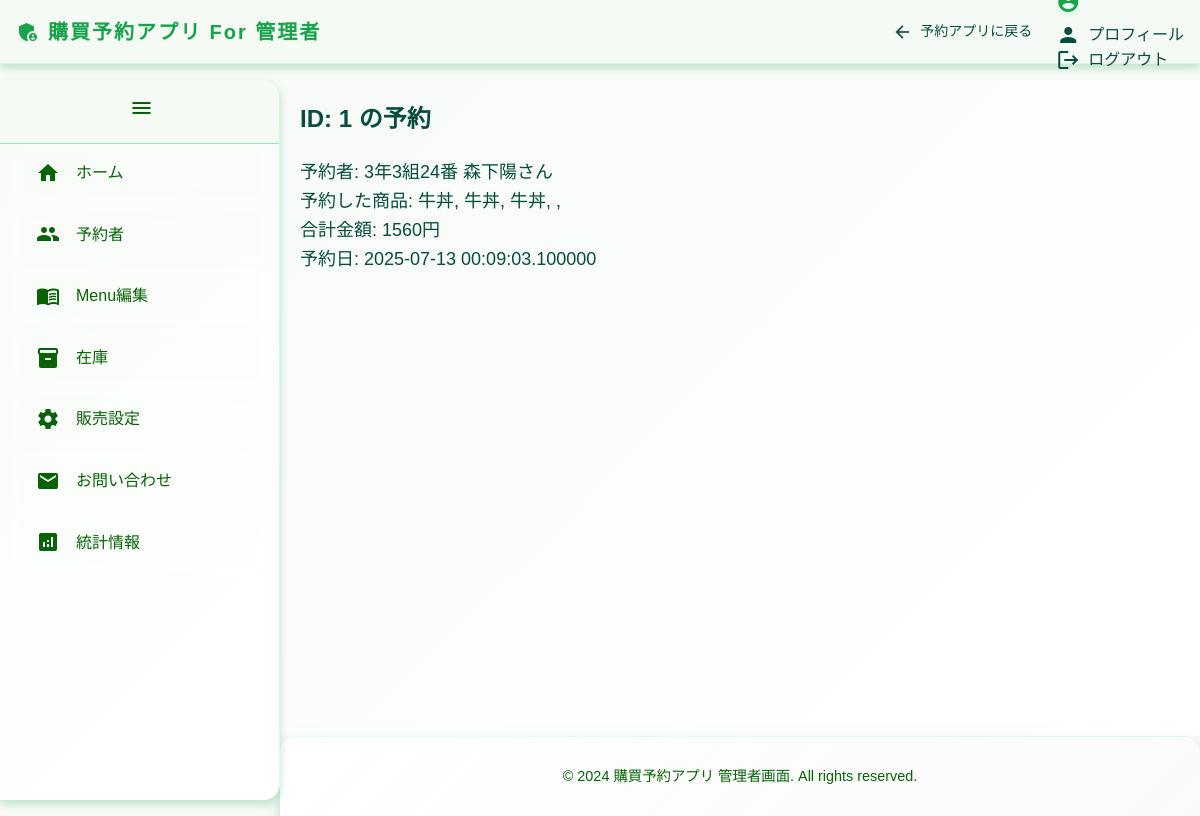
The app's page /admin/reserve/detail/1 (signed in) with its own data.
### kobuy_app/models/models.py (models this page shows, shortened)
class Reserved(db.Model):
    @staticmethod
    def current_date():
        return datetime.datetime.now().date()
    @staticmethod
    def current_time():
        """
        現在の時刻を取得し、ミリ秒を1/10秒単位に丸める
        """
        now = datetime.datetime.now()
        microseconds = now.microsecond // 100000  # ミリ秒を1/10秒単位に丸める
        rounded_time = now.replace(microsecond=microseconds * 100000)
        return rounded_time.time()
    __tablename__ = 'reserved'
    id = db.Column(db.Integer, primary_key=True)
    user_id = db.Column(db.Integer, db.ForeignKey('user.id'), nullable=False)
    product_id_0 = db.Column(db.Integer, db.ForeignKey('menu.id'), nullable=False)
    product_id_1 = db.Column(db.Integer, db.ForeignKey('menu.id'), default=None)
    product_id_2 = db.Column(db.Integer, db.ForeignKey('menu.id'), default=None)
    product_id_3 = db.Column(db.Integer, db.ForeignKey('menu.id'), default=None)
    product_id_4 = db.Column(db.Integer, db.ForeignKey('menu.id'), default=None)
    reserve_day = db.Column(db.Date, default=current_date)
    reserve_time = db.Column(db.Time, default=current_time)
    price = db.Column(db.Integer)
    state = db.Column(db.String(255))
    user = db.relationship('User', backref='reservations')
    menu_item_0 = db.relationship('Menu', foreign_keys=[product_id_0])
    menu_item_1 = db.relationship('Menu', foreign_keys=[product_id_1])
    menu_item_2 = db.relationship('Menu', foreign_keys=[product_id_2])
    menu_item_3 = db.relationship('Menu', foreign_keys=[product_id_3])
    menu_item_4 = db.relationship('Menu', foreign_keys=[product_id_4])

class User(UserMixin, db.Model):
    __tablename__ = 'user'
    id = db.Column(db.Integer, primary_key=True)
    lastname = db.Column(db.String, nullable=False)
    firstname = db.Column(db.String, nullable=False)
    email = db.Column(db.String, nullable=False, unique=True)
    grade = db.Column(db.Integer, nullable=False)
    cls = db.Column(db.Integer, nullable=False)
    num = db.Column(db.Integer, nullable=False)
    password_hash = db.Column(db.String, nullable=False)
    roles = db.relationship('Role', secondary=roles_users, backref=db.backref('users', lazy='dynamic'))
    def has_role(self, role_name):
        return role_name in [role.name for role in self.roles]

class Menu(db.Model):
    __tablename__ = 'menu'
    id = db.Column(db.Integer, primary_key=True)
    orders = db.Column(db.Integer, nullable=False, default=0)
    productname = db.Column(db.String(255))
    price = db.Column(db.String(255))
    buy_cnt = db.Column(db.Integer) # 購入された回数
    explanation = db.Column(db.String(255))
    product_image = db.Column(db.String(255))
    category_id = db.Column(db.Integer, db.ForeignKey('menu_category.id'))

### kobuy_app/views.py (the view)
@app.route("/admin/reserve/detail/<int:reserve_id>")
@login_required
@admin_required
def reserve_detail(reserve_id):
    data = current_webdata("予約詳細")
    reserve = Reserved.query.filter_by(id=reserve_id).first()
    reserve_user = User.query.filter_by(id=reserve.user_id).first()
    return render_template("admin/reserve_detail.html", reserve=reserve, data = data, reserve_user=reserve_user)

### kobuy_app/__init__.py (called while the page is built)
@login_manager.user_loader
def load_user(user_id):
    return User.query.get(int(user_id))

def admin_required(f):
    @wraps(f)
    def decorated_function(*args, **kwargs):
        if not current_user.is_authenticated or not current_user.has_role("admin"):
            flash("permission denied", "error")
            return redirect("/")
        return f(*args, **kwargs)
    return decorated_function

def login_required(func):
    @wraps(func)
    def decorated_view(*args, **kwargs):
        if request.method in EXEMPT_METHODS or current_app.config.get("LOGIN_DISABLED"):
            pass
        elif not current_user.is_authenticated:
            flash("このページにアクセスするにはログインしてください", "error")
            return current_app.login_manager.unauthorized()
        if callable(getattr(current_app, "ensure_sync", None)):
            return current_app.ensure_sync(func)(*args, **kwargs)
        return func(*args, **kwargs)
    return decorated_view

### kobuy_app/models/models.py (called while the page is built)
    def __repr__(self):
        return f'<Role {self.name}>'

### kobuy_app/views.py (called while the page is built, shortened)
def current_webdata(webtitle: str) -> dict:
    if current_user.is_authenticated:
        data = {
            "webtitle": webtitle,
            "current_user_id": current_user.id,
            "current_user_email": current_user.email,
            "current_user_lastname": current_user.lastname,
            "current_user_firstname": current_user.firstname,
            "current_user_grade": current_user.grade,
            "current_user_cls": current_user.cls,
            "current_user_num": current_user.num,
            "role": str(current_user.roles)
        }
    return data

### kobuy_app/templates/admin/reserve_detail.html
{% extends "admin_layout.html" %}
{% block content %}
<h2>ID: {{ reserve.id }} の予約</h2>
<div style="font-size: large;">
    予約者: {{ reserve_user.grade }}年{{ reserve_user.cls }}組{{ reserve_user.num }}番 {{ reserve_user.lastname }}{{ reserve_user.firstname }}さん<br>
    予約した商品: {{ reserve.menu_item_0.productname }}, {{ reserve.menu_item_1.productname }}, {{ reserve.menu_item_2.productname }}, {{ reserve.menu_item_3.productname }}, {{ reserve.menu_item_4.productname }}<br>
    合計金額: {{ reserve.price }}円<br>
    予約日: {{ reserve.reserve_day }} {{ reserve.reserve_time }}
</div>
{% endblock %}

### kobuy_app/static/css/adminstyle.css (style rules this page uses)
:root { --md-sys-color-primary: rgb(22 163 74); --md-sys-color-surface-tint: rgb(22 163 74); --md-sys-color-on-primary: rgb(255 255 255); --md-sys-color-primary-container: rgb(187 247 208); --md-sys-color-on-primary-container: rgb(0 84 0); --md-sys-color-secondary: rgb(34 197 94); --md-sys-color-on-secondary: rgb(255 255 255); --md-sys-color-secondary-container: rgb(220 252 231); --md-sys-color-on-secondary-container: rgb(0 84 0); --md-sys-color-tertiary: rgb(16 185 129); --md-sys-color-on-tertiary: rgb(255 255 255); --md-sys-color-tertiary-container: rgb(209 250 229); --md-sys-color-on-tertiary-container: rgb(0 84 0); --md-sys-color-error: rgb(239 68 68); --md-sys-color-on-error: rgb(255 255 255); --md-sys-color-error-container: rgb(254 226 226); --md-sys-color-on-error-container: rgb(127 29 29); --md-sys-color-background: rgb(248 250 248); --md-sys-color-on-background: rgb(6 78 59); --md-sys-color-surface: rgb(248 250 248); --md-sys-color-on-surface: rgb(6 78 59); --md-sys-color-surface-variant: rgb(240 253 244); --md-sys-color-on-surface-variant: rgb(5 99 3); --md-sys-color-outline: rgb(134 239 172); --md-sys-color-outline-variant: rgb(187 247 208); --md-sys-color-shadow: rgb(0 0 0); --md-sys-color-scrim: rgb(0 0 0); --md-sys-color-inverse-surface: rgb(6 78 59); --md-sys-color-inverse-on-surface: rgb(248 250 248); --md-sys-color-inverse-primary: rgb(134 239 172); --md-sys-color-primary-fixed: rgb(187 247 208); --md-sys-color-on-primary-fixed: rgb(0 84 0); --md-sys-color-primary-fixed-dim: rgb(134 239 172); --md-sys-color-on-primary-fixed-variant: rgb(0 84 0); --md-sys-color-secondary-fixed: rgb(220 252 231); --md-sys-color-on-secondary-fixed: rgb(0 84 0); --md-sys-color-secondary-fixed-dim: rgb(187 247 208); --md-sys-color-on-secondary-fixed-variant: rgb(0 84 0); --md-sys-color-tertiary-fixed: rgb(209 250 229); --md-sys-color-on-tertiary-fixed: rgb(0 84 0); --md-sys-color-tertiary-fixed-dim: rgb(134 239 172); --md-sys-color-on-tertiary-fixed-variant: rgb(0 84 0); --md-sys-color-surface-dim: rgb(240 253 244); --md-sys-color-surface-bright: rgb(248 250 248); --md-sys-color-surface-container-lowest: rgb(255 255 255); --md-sys-color-surface-container-low: rgb(252 254 252); --md-sys-color-surface-container: rgb(248 250 248); --md-sys-color-surface-container-high: rgb(245 250 245); --md-sys-color-surface-container-highest: rgb(242 248 242); --border-radius-sm: 8px; --border-radius-md: 12px; --border-radius-lg: 16px; --border-radius-xl: 24px; --spacing-xs: 4px; --spacing-sm: 8px; --spacing-md: 16px; --spacing-lg: 24px; --spacing-xl: 32px; --spacing-xxl: 48px; --shadow-sm: 0 1px 3px rgba(22, 163, 74, 0.08), 0 1px 2px rgba(22, 163, 74, 0.12); --shadow-md: 0 4px 8px rgba(22, 163, 74, 0.12), 0 4px 8px rgba(22, 163, 74, 0.16); --shadow-lg: 0 12px 24px rgba(22, 163, 74, 0.15), 0 8px 8px rgba(22, 163, 74, 0.18); --shadow-xl: 0 20px 40px rgba(22, 163, 74, 0.18), 0 12px 12px rgba(22, 163, 74, 0.22); --transition-fast: 0.15s ease-in-out; --transition-normal: 0.3s ease-in-out; --transition-slow: 0.5s ease-in-out; --gradient-primary: linear-gradient(135deg, rgb(22 163 74) 0%, rgb(34 197 94) 50%, rgb(16 185 129) 100%); --gradient-secondary: linear-gradient(135deg, rgb(187 247 208) 0%, rgb(220 252 231) 50%, rgb(209 250 229) 100%); --gradient-surface: linear-gradient(135deg, rgb(248 250 248) 0%, rgb(252 254 252) 50%, rgb(255 255 255) 100%); --gradient-card: linear-gradient(135deg, rgba(255, 255, 255, 0.95) 0%, rgba(248, 250, 248, 0.9) 100%); }
.noto-sans-jp-regular { font-family: "Noto Sans JP", sans-serif; font-optical-sizing: auto; font-weight: 400; font-style: normal; }
* { box-sizing: border-box; }
html { scroll-behavior: smooth; }
body { margin: 0; padding: 0; background-color: var(--md-sys-color-background); color: var(--md-sys-color-on-background); font-family: "Noto Sans JP", sans-serif; line-height: 1.6; display: flex; flex-direction: column; min-height: 100vh; }

### records on screen
Reserved: id "1", price "1560", reserve_day "2025-07-13", reserve_time "00:09:03.100000"
User: grade "3", cls "3", num "24", lastname "森下", firstname "陽"
Menu: menu_item_0.productname "牛丼", menu_item_1.productname "牛丼", menu_item_2.productname "牛丼"
